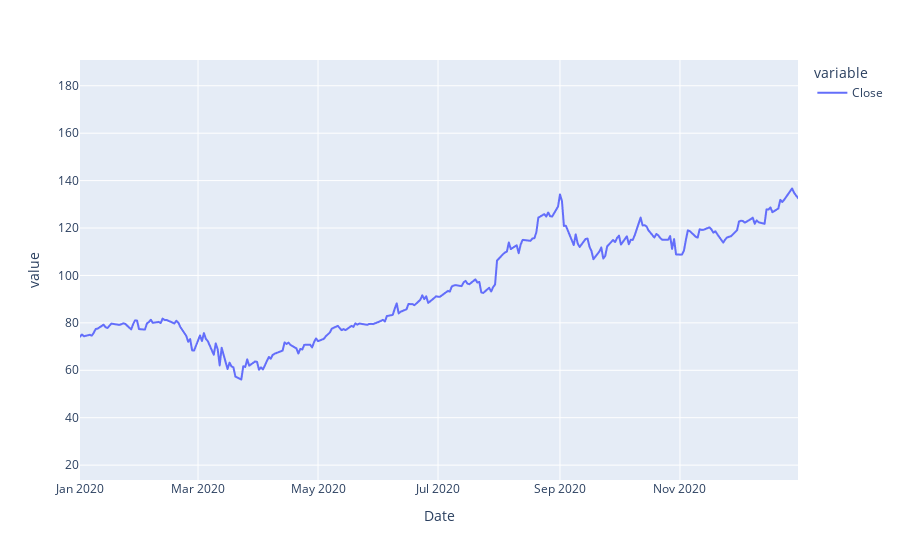

Notebook code for this chart:
### Code cell
px.line(df.xs(key='AAPL', axis=1, level='Stock Ticker')['Close'], range_x=['2020-01-01','2020-12-31'])

### Figure 1 — Plotly figure (JSON) as saved in the notebook; plotly's stock layout.template omitted (floating-point values rounded to 4 significant figures; data arrays with more than 128 entries replaced by an {"elided": "..."} marker saying what was removed)
{"data": [{"hovertemplate": "variable=Close<br>Date=%{x}<br>value=%{y}<extra></extra>", "legendgroup": "Close", "line": {"color": "#636efa", "dash": "solid"}, "marker": {"symbol": "circle"}, "mode": "lines", "name": "Close", "showlegend": true, "type": "scattergl", "x": {"elided": "1588 str values"}, "xaxis": "x", "y": {"elided": "1588 float values"}, "yaxis": "y"}], "layout": {"legend": {"title": {"text": "variable"}, "tracegroupgap": 0}, "margin": {"t": 60}, "xaxis": {"anchor": "y", "domain": [0, 1], "range": ["2020-01-01", "2020-12-31"], "title": {"text": "Date"}}, "yaxis": {"anchor": "x", "domain": [0, 1], "title": {"text": "value"}}}}
